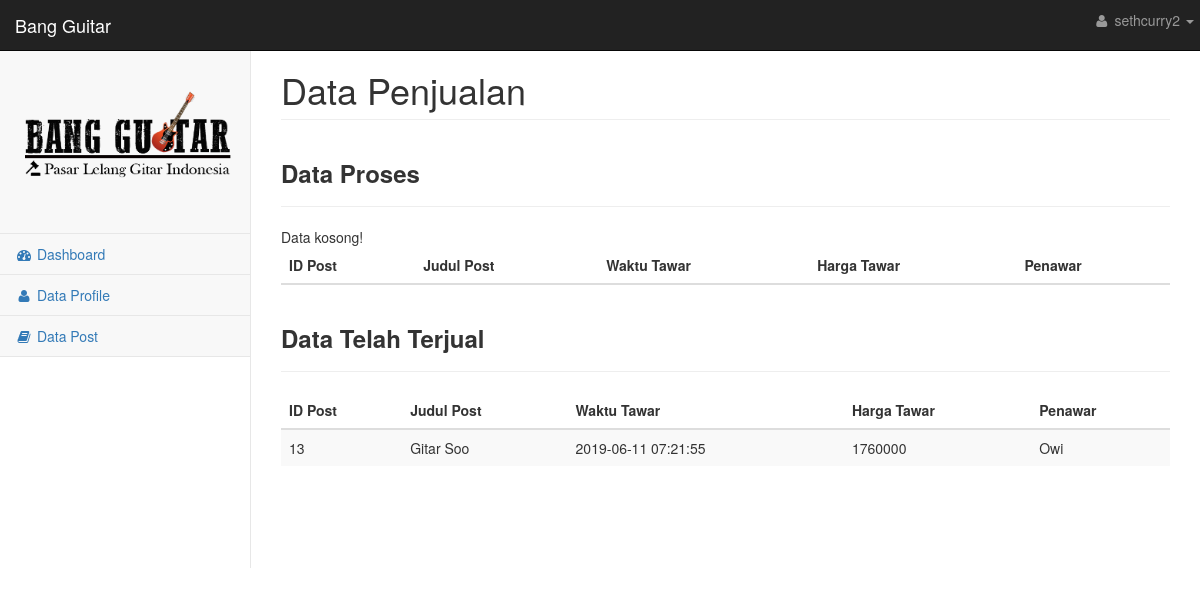
The app's page /musisi/datajual.php (signed in) with its own data.
### tables this page shows
CREATE TABLE `user` (
  `id_user` int(11) NOT NULL,
  `nama_lengkap` varchar(50) NOT NULL,
  `username` varchar(30) NOT NULL,
  `password` varchar(30) NOT NULL,
  `jenis_kelamin` varchar(20) NOT NULL,
  `email` varchar(30) NOT NULL,
  `alamat` varchar(1000) NOT NULL,
  `tgl_lahir` date NOT NULL,
  `level_user` int(11) NOT NULL
);

CREATE TABLE `tawar` (
  `id_post` int(11) NOT NULL,
  `judul_post` varchar(100) NOT NULL,
  `waktu_tawar` datetime NOT NULL,
  `harga_tawar` int(11) NOT NULL,
  `id_user` int(11) NOT NULL
);

CREATE TABLE `post` (
  `id_post` int(11) NOT NULL,
  `judul_post` varchar(100) NOT NULL,
  `tgl_post` datetime NOT NULL,
  `kategori_post` int(11) NOT NULL,
  `isi_post` varchar(50000) NOT NULL,
  `nama_file` varchar(250) NOT NULL,
  `user_post` int(11) NOT NULL,
  `harga_lelang` int(11) NOT NULL,
  `harga_kelipatan` int(11) NOT NULL,
  `jatuh_tempo` int(11) NOT NULL,
  `status` varchar(30) NOT NULL,
  `kualitas` varchar(50) DEFAULT NULL
);

### musisi/datajual.php (the view, shortened to what this page needs)
<?php
    include 'koneksi.php';
 ?>
<!DOCTYPE html>
<html lang="en">
    <head>
        <link href="css/metisMenu.min.css" rel="stylesheet">
        <link href="css/timeline.css" rel="stylesheet">
        <link href="css/startmin.css" rel="stylesheet">
        <link href="css/morris.css" rel="stylesheet">
        <link href="css/bootstrap.min.css" rel="stylesheet">
        <link href="css/font-awesome.min.css" rel="stylesheet" type="text/css">
    </head>
    <body>
        <div id="wrapper">
        <?php
                include("nav.php");
            ?>
            <div id="page-wrapper">
                <div class="row">
                    <div class="col-lg-12">
                        <h1 class="page-header">Data Penjualan</h1>
                    </div>
                </div>
                <div class="row">
                    <div class="col-lg-12">
                    <h3><strong>Data Proses</strong></h3>
                        <hr>
                          <div class="table-responsive">
                            <table class="table table-striped table-sm">
                              <thead>
                                <tr>
                                    <th>ID Post</th>
                                    <th>Judul Post</th>
                                    <th>Waktu Tawar</th>
                                    <th>Harga Tawar</th>
                                    <th>Penawar</th>
                                </tr>
                              </thead>
                            </table>
                          </div>
                    </div>
                </div>
                <div class="row">
                    <div class="col-lg-12">
                        <h3><strong>Data Telah Terjual</strong></h3>
                        <hr>
                          <div class="table-responsive">
                            <table class="table table-striped table-sm">
                              <thead>
                                <tr>
                                    <th>ID Post</th>
                                    <th>Judul Post</th>
                                    <th>Waktu Tawar</th>
                                    <th>Harga Tawar</th>
                                    <th>Penawar</th>
                                </tr>
                              </thead>
                              <tbody>
                                <?php
                                    $query = mysqli_query($mysqli, "SELECT * FROM tawar t INNER JOIN post p WHERE user_post=$_SESSION[id_user] ORDER BY waktu_tawar DESC LIMIT 1");
                                    $hasil = mysqli_query($mysqli, "SELECT * FROM tawar t INNER JOIN post p WHERE user_post=$_SESSION[id_user] ORDER BY waktu_tawar DESC LIMIT 1");
                                    $row = mysqli_num_rows($hasil);
                                    if ($row==0) {
                                        echo "Data kosong!";
                                    }else{
                                    while ($show = mysqli_fetch_array($query)) {
                                        $user = $show['id_user'];
                                        $qq2 = mysqli_query($mysqli, "SELECT * FROM user WHERE id_user='$user' ");
                                        $tampil2 = mysqli_fetch_array($qq2);
                                     ?>
                                     <tr>
                                        <td><?php echo $show['id_post']; ?></td>
                                        <td><?php echo $show['judul_post']; ?></td>
                                        <td><?php echo $show['waktu_tawar']; ?></td>
                                        <td><?php echo $show['harga_tawar']; ?></td>
                                        <td><?php echo $tampil2['username']; ?></td>
                                     </tr>
                                     <?php }
                                     }
                                      ?>
                              </tbody>
                            </table>
                          </div>
                    </div>
                </div>
            </div>
        </div>
    </body>
</html>

### musisi/nav.php (shortened to what this page needs)
<nav class="navbar navbar-inverse navbar-fixed-top" role="navigation">
    <div class="navbar-header">
        <a class="navbar-brand" href="index.php">Bang Guitar</a>
    </div>
    <ul class="nav navbar-right navbar-top-links">
        <li class="dropdown">
            <?php
                        include 'koneksi.php';
                            $perintah = mysqli_query($mysqli, "SELECT * from user WHERE id_user='$_SESSION[id_user]'");
                            $result = mysqli_fetch_array($perintah);
                        ?>
            <a class="dropdown-toggle" data-toggle="dropdown" href="#">
                <i class="fa fa-user fa-fw"></i> <?php echo $result['username']; ?> <b class="caret"></b>
            </a>
        </li>
    </ul>
    <div class="navbar-default sidebar" role="navigation">
        <div class="sidebar-nav navbar-collapse">
            <ul class="nav" id="side-menu">
                <li class="sidebar-search">
                    <img src="images/bangguitar.png" class="img img-responsive" width="auto" height="100">
                </li>
                <li>
                    <a href="index.php"><i class="fa fa-dashboard fa-fw"></i> Dashboard</a>
                </li>
                <li>
                    <a href="datauser.php"><i class="fa fa-user fa-fw"></i> Data Profile</a>
                </li>
                <li>
                    <a href="datapost.php"><i class="fa fa-book fa-fw"></i> Data Post</a>
                </li>
            </ul>
        </div>
    </div>
</nav>

### musisi/css/startmin.css (style rules this page uses)
body { background-color: #f8f8f8; }
#wrapper { width: 100%; }
#page-wrapper { padding: 30px 15px 0 15px; min-height: 568px; background-color: #fff; }
@media (min-width:768px) { #page-wrapper { position: inherit; margin-left: 250px; padding: 30px 30px 0 30px; border-left: 1px solid #e7e7e7; } }
.navbar-header { float: left; }
.navbar-right { text-align: right; }
.navbar-top-links { margin: 0; }
.navbar-top-links li { display: inline-block; }
.navbar-top-links li:last-child { margin-right: 6px; }
.navbar-top-links li a { padding: 15px; min-height: 50px; }
.navbar-top-links>li>a { color: #999; }
.sidebar .sidebar-nav.navbar-collapse { padding-right: 0; padding-left: 0; }
.sidebar .sidebar-search { padding: 15px; }
.sidebar ul li { border-bottom: 1px solid #e7e7e7; }
@media (min-width:768px) { .sidebar { z-index: 1; position: absolute; width: 250px; margin-top: 51px; } }

### records on screen
user: username "sethcurry2"
tawar: id_post.id_post "13", id_post.judul_post "Gitar Soo", waktu_tawar "2019-06-11 07:21:55", harga_tawar "1760000", id_user.username "Owi"
